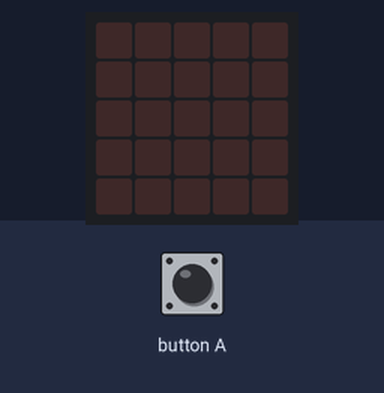
This program was run on a simulated BBC micro:bit (MakeCode). Parts: the board's 5×5 LED display. Inputs (shaded band) come from the test bench. Random numbers come from a fixed seed.

Above: at 1.2 s.
1.3 s: button A pressed for 0.15 s
At 2.0 s:
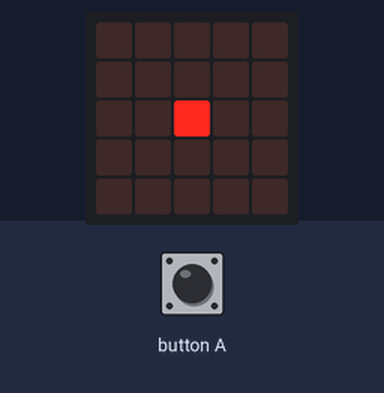
4.3 s: button A pressed for 0.15 s
At 5.5 s:
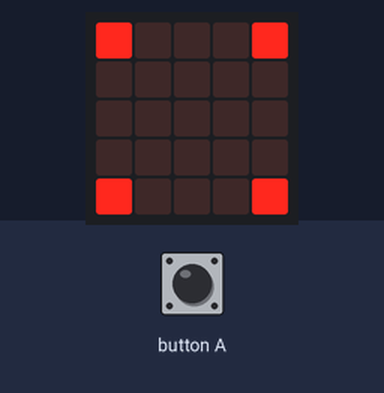
7.3 s: button A pressed for 0.15 s
At 7.8 s:
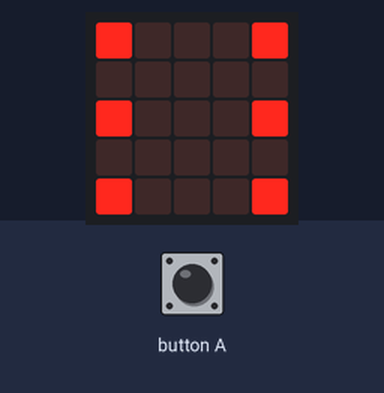
10.3 s: button A pressed 5 times (0.12 s each, 0.3 s apart)
At 13.5 s:
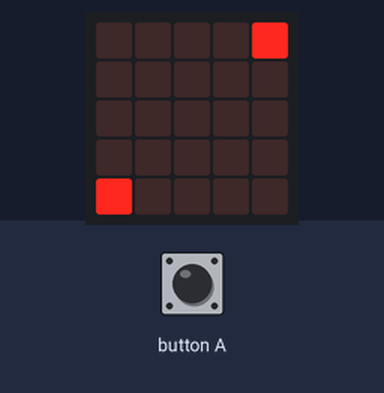
14.8 s: button A pressed for 0.15 s
At 15.9 s:
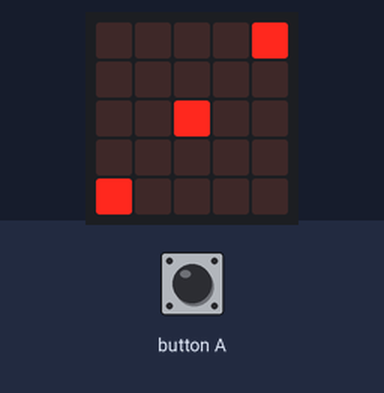
17.8 s: button A pressed 5 times (0.12 s each, 0.3 s apart)
At 22.6 s:
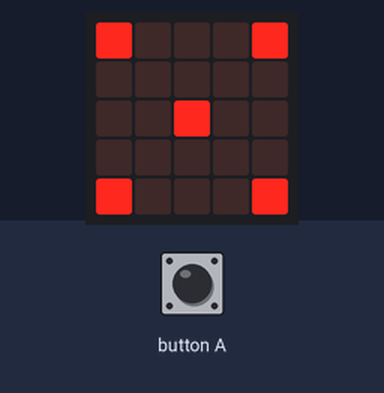
Timing chart, 0 to 24.1 s (numbered marks = the images above; inputs shaded):
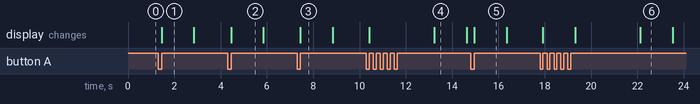

Measured:
- after the input at 1.3 s, the display: changes after 0.15 s (image 1)
- after the input at 4.3 s, the display: changes after 0.15 s (image 2)
- after the input at 7.3 s, the display: changes after 0.15 s (image 3)
- after the input at 10.3 s, the display: first changes after 0.12 s (image 4 shows a later state)
- after the input at 14.8 s, the display: changes after 0.15 s (image 5)
- after the input at 17.8 s, the display: first changes after 0.12 s (image 6 shows a later state)
- what the display in image 1 shows lasts 1.4 s, from 1.5 s to 2.9 s

The program:

main.ts
```typescript
let choisir = 0
input.onButtonPressed(Button.A, function () {
    choisir = randint(0, 6)
    if (choisir == 1) {
        basic.showLeds(`
            . . . . .
            . . . . .
            . . # . .
            . . . . .
            . . . . .
            `)
        basic.pause(1000)
        basic.clearScreen()
    }
    if (choisir == 2) {
        basic.showLeds(`
            . . . . #
            . . . . .
            . . . . .
            . . . . .
            # . . . .
            `)
        basic.pause(1000)
        basic.clearScreen()
    }
    if (choisir == 3) {
        basic.showLeds(`
            . . . . #
            . . . . .
            . . # . .
            . . . . .
            # . . . .
            `)
        basic.pause(1000)
        basic.clearScreen()
    }
    if (choisir == 4) {
        basic.showLeds(`
            # . . . #
            . . . . .
            . . . . .
            . . . . .
            # . . . #
            `)
        basic.pause(1000)
        basic.clearScreen()
    }
    if (choisir == 5) {
        basic.showLeds(`
            # . . . #
            . . . . .
            . . # . .
            . . . . .
            # . . . #
            `)
        basic.pause(1000)
        basic.clearScreen()
    }
    if (choisir == 6) {
        basic.showLeds(`
            # . . . #
            . . . . .
            # . . . #
            . . . . .
            # . . . #
            `)
        basic.pause(1000)
        basic.clearScreen()
    }
})
```

test.ts
```typescript
// les tests vont ici ; cela ne sera pas compilé si ce paquet est utilisé en tant qu'extension.
```
